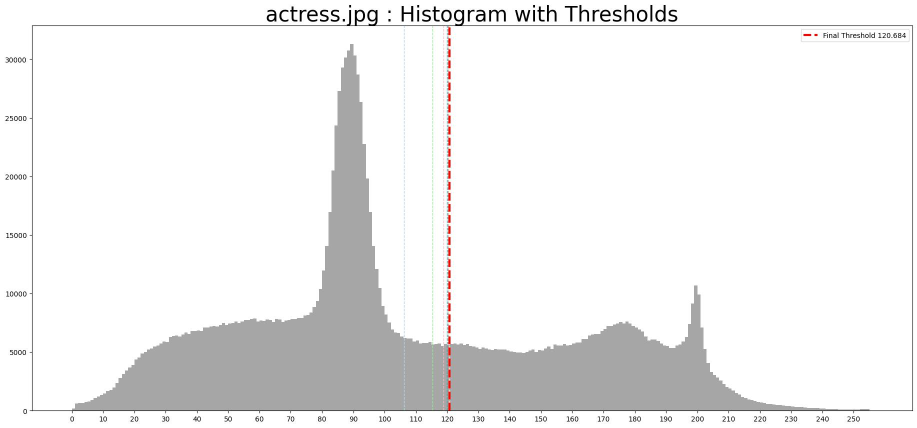
#> input picture inter-means-algorithm/histograms/actress_histogram.jpg, 1834 x 855 px, given as the content of the folder ./data/, which was not available (shown at 1/2 size)
$ python run.py
#> lines starting #> are read from the running program, lines starting #| are printed output that depends on the picture; after the words box and inside, x2 and y2 are one past the last pixel; in counts of white or black regions, pixels touching at a corner belong together; pictures that were not available may be replaced by others from this repository, and a replacement may not be noted
### inter-means-algorithm/algorithms.py
import cv2
import numpy as np
import matplotlib.pyplot as plt
from skimage.filters import threshold_isodata # used for auto mode only
import os

def find_inter_means_threshold(image,filename,plot = True):
    gray_image = cv2.cvtColor(image, cv2.COLOR_BGR2GRAY)

    threshold = np.mean(gray_image)

    thresholds = [threshold]
    while True:
        region1 = gray_image[gray_image <= threshold]
        region2 = gray_image[gray_image > threshold]

        mean1 = np.mean(region1) if len(region1) > 0 else 0
        mean2 = np.mean(region2) if len(region2) > 0 else 0

        new_threshold = (mean1 + mean2) / 2

        thresholds.append(new_threshold)
        if abs(threshold - new_threshold) < 1e-2:
            break

        threshold = new_threshold

    threshold = int(threshold)

    if plot=="True":
        directory = 'histograms'
        os.makedirs(directory, exist_ok=True)
        colors = [
        'lightblue',
        'lightgreen',
        'lightpink',
        'lightseagreen',
        'lightcoral',
        'lightyellow',
        'lightcyan',
        'lightsteelblue',
        'lightsalmon',
        'lightgray'
        ]

        plt.figure(figsize=(50, 10))
        plt.subplot(1, 2, 1)
        plt.hist(gray_image.ravel(), bins=256, range=(0, 256), color='gray', alpha=0.7)
        for i, t in enumerate(thresholds[:-1]):
            color = colors[i % len(colors)]
            plt.axvline(x=t, color=color, linestyle='--', linewidth=1)
        plt.axvline(x=thresholds[-1], color='r', linestyle='--', linewidth=3, label=f'Final Threshold {round(thresholds[-1],3)}')
        plt.legend()
        plt.title(f'{filename} : Histogram with Thresholds',fontsize=30)

        plt.xticks(range(0, 256, 10))
        plt.savefig(f'{directory}/{filename.split(".")[0]}_histogram.jpg', bbox_inches='tight')

    return threshold

def find_inter_means_threshold_scikit(image):
    image = cv2.cvtColor(image, cv2.COLOR_BGR2GRAY)
    threshold_value = threshold_isodata(image)
    return threshold_value

def segment_image(image, threshold):
    gray_image = cv2.cvtColor(image, cv2.COLOR_BGR2GRAY)
    segmented_image = (gray_image > threshold).astype(np.uint8) * 255
    return segmented_image

### inter-means-algorithm/utils.py
import os
import yaml
import cv2
from algorithms import find_inter_means_threshold,find_inter_means_threshold_scikit,segment_image

def load_config(file_path = "./config.yaml"):
    with open(file_path,"r") as f:
        config = yaml.load(f,Loader=yaml.FullLoader)
    return config

def process_image(image,filename,mode='manual',plot="True"):
    if mode=='auto':
        threshold = find_inter_means_threshold_scikit(image)
    else:
        threshold = find_inter_means_threshold(image,filename,plot)
    segmented_image = segment_image(image, threshold)
    return segmented_image

def write_image(image, filename, output_folder):
    output_filename = os.path.splitext(filename)[0] + '_segmented.jpg'
    output_path = os.path.join(output_folder, output_filename)
    cv2.imwrite(output_path, image)
    return image

### inter-means-algorithm/run.py
import cv2
import os
from utils import load_config,process_image,write_image
from matplotlib import pyplot as plt

config = load_config('./config.yaml')

input_folder = config['os']['input_folder']
output_folder = config['os']['output_folder']
output_folder_auto = config['os']['output_folder_auto']

os.makedirs(output_folder, exist_ok=True)
os.makedirs(output_folder_auto, exist_ok=True)
for filename in os.listdir(input_folder):
    if filename.endswith(tuple(config['image']['extensions'])):
        image = cv2.imread(os.path.join(input_folder, filename))
#> image is the input picture: shape (855, 1834, 3); mean B, G, R 238.9, 238.9, 239.2
        if image is not None:


            segmented_image_manual = process_image(image,filename,mode="manual",plot=config['display']['save_histogram'])
#> in find_inter_means_threshold, `threshold = np.mean(gray_image)`: threshold = 239
#> in find_inter_means_threshold, `thresholds = [threshold]`: thresholds = [239]
#> the loop in find_inter_means_threshold, `while True:` made 4 passes
#> (mean1, mean2, new_threshold, threshold) on passes 1 to 3: (158.1, 254.8, 206.4, 206.4), (156.2, 254.6, 205.4, 205.4), (156.2, 254.6, 205.4, 205.4)
#> (mean1, mean2, new_threshold) on pass 4: (156.2, 254.6, 205.4)
#> after the loop in find_inter_means_threshold, `while True:`: thresholds = [239, 206.4, 205.4, 205.4, 205.4]
#> in find_inter_means_threshold, `threshold = int(threshold)`: threshold = 205
#> the loop in find_inter_means_threshold, `for i, t in enumerate(thresholds[:-1]):` made 4 passes
#> (t, color) on passes 1 to 4: (239, 'lightblue'), (206.4, 'lightgreen'), (205.4, 'lightpink'), (205.4, 'lightseagreen')
#> in find_inter_means_threshold, `plt.savefig(f'{directory}/{filename.split(".")[0]}_histogram.jpg', bbo..`:
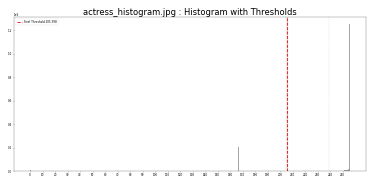
#> figure drawn by matplotlib, 1 panel; tallest bar 1249171 high, from x = 255 to 256
#> in segment_image, `segmented_image = (gray_image > threshold).astype(np.uint8) * 255`:
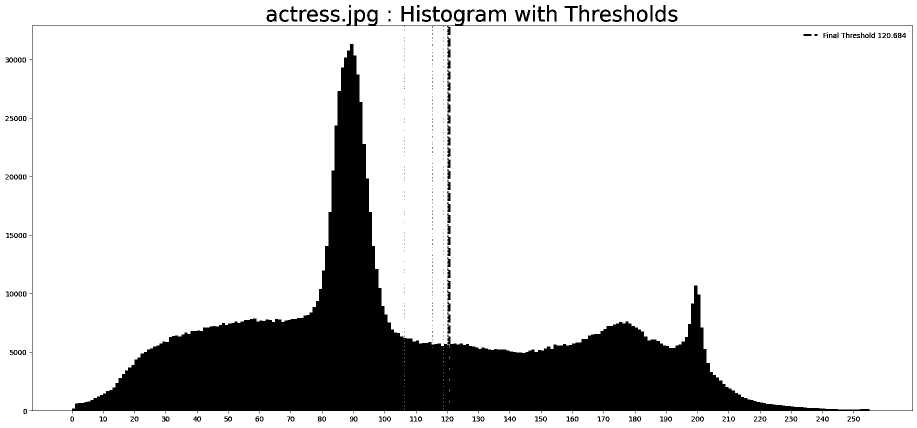
#> segmented_image: shape (855, 1834) (shown at 1/2 size); 84.2% white; 495 black regions (320 under 20 px), largest, box (x1, y1, x2, y2) and area: (59, 19, 1826, 827) 233891, (803, 12, 827, 43) 366, (978, 19, 1012, 43) 359
            write_image(image = segmented_image_manual, filename = os.path.splitext(filename)[0], output_folder = output_folder)

            segmented_image_auto = process_image(image,filename,mode="auto",plot=config['display']['save_histogram'])
#> in find_inter_means_threshold_scikit, `threshold_value = threshold_isodata(image)`: threshold_value = 135
#> call 2 of segment_image, with threshold = 135
#> in segment_image (call 2), `segmented_image = (gray_image > threshold).astype(np.uint8) * 255`:
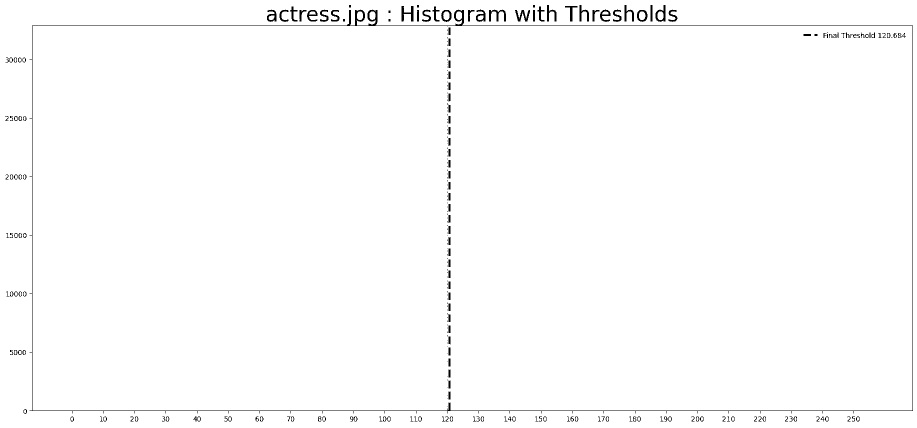
#> segmented_image: shape (855, 1834) (shown at 1/2 size); 98.9% white; 300 black regions (128 under 20 px), largest, box (x1, y1, x2, y2) and area: (59, 19, 1826, 827) 6308, (803, 12, 827, 43) 348, (978, 19, 1012, 43) 332
            write_image(image = segmented_image_auto, filename = os.path.splitext(filename)[0], output_folder = output_folder_auto)
            # Display images side by side
            images = [image, segmented_image_manual, segmented_image_auto]

            plt.clf()
            plot_titles = ["Original Image", "Processed Image", "Scikit Processed Image"]
            fig, axes = plt.subplots(1, 3, figsize=(12, 4))
            for i, ax in enumerate(axes):
                ax.imshow(cv2.cvtColor(images[i], cv2.COLOR_BGR2RGB))
                ax.set_title(plot_titles[i])
                ax.axis('off')
#> this loop made 3 passes


            plt.tight_layout()
            plt.show()
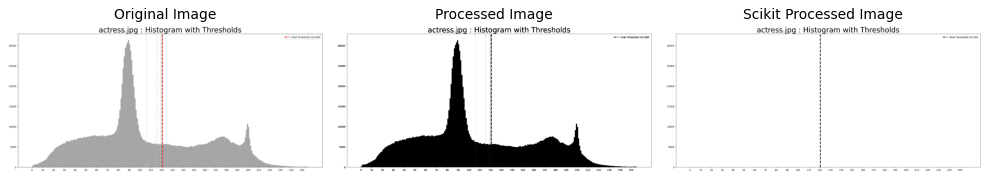
#> figure drawn by matplotlib, 3 panels

$ run again, on inter-means-algorithm/histograms/camera_histogram.jpg
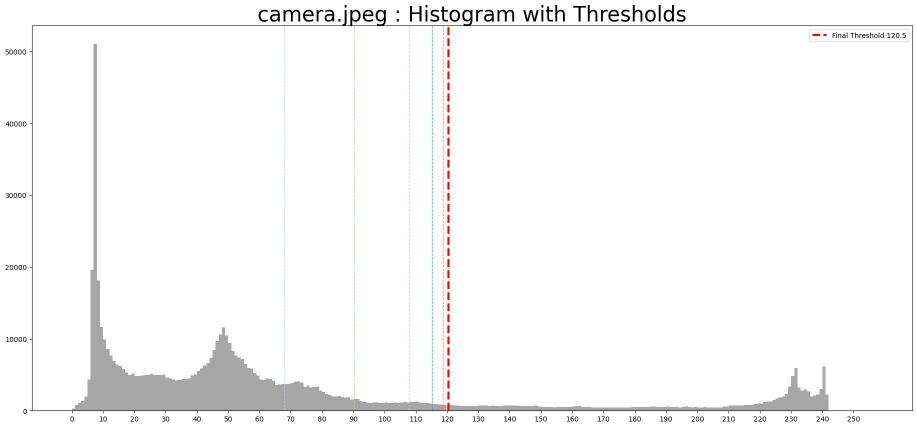
#> input picture inter-means-algorithm/histograms/camera_histogram.jpg, 1834 x 855 px, given as the content of the folder ./data/, which was not available (shown at 1/2 size)
#> image is the input picture: shape (855, 1834, 3); mean B, G, R 248.3, 248.3, 248.6
#> in find_inter_means_threshold, `threshold = np.mean(gray_image)`: threshold = 248.4
#> in find_inter_means_threshold, `thresholds = [threshold]`: thresholds = [248.4]
#> the loop in find_inter_means_threshold, `while True:` made 5 passes
#> (mean1, mean2, new_threshold, threshold) on passes 1 to 4: (163.3, 254.9, 209.1, 209.1), (136.4, 254.6, 195.5, 195.5), (135.3, 254.5, 194.9, 194.9), (135.2, 254.5, 194.9, 194.9)
#> after the loop in find_inter_means_threshold, `while True:`: thresholds = [248.4, 209.1, 195.5, 194.9, 194.9, 194.9]
#> in find_inter_means_threshold, `threshold = int(threshold)`: threshold = 194
#> the loop in find_inter_means_threshold, `for i, t in enumerate(thresholds[:-1]):` made 5 passes
#> (t, color) on passes 1 to 5: (248.4, 'lightblue'), (209.1, 'lightgreen'), (195.5, 'lightpink'), (194.9, 'lightseagreen'), (194.9, 'lightcoral')
#> in segment_image, `segmented_image = (gray_image > threshold).astype(np.uint8) * 255`:
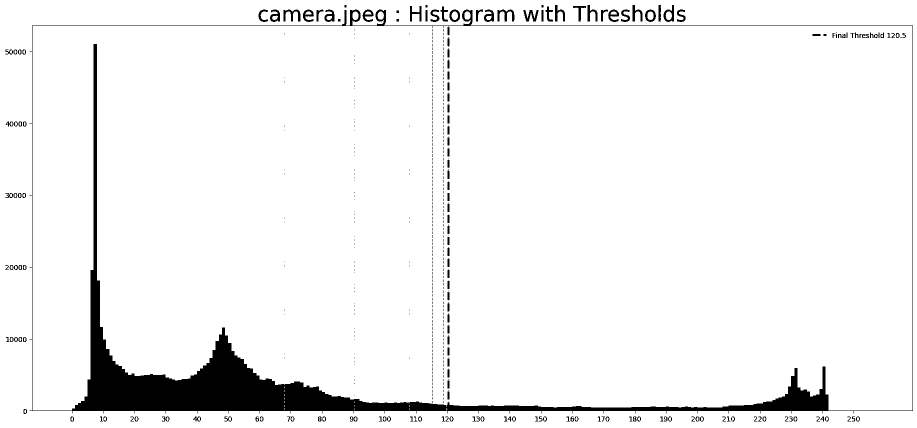
#> segmented_image: shape (855, 1834) (shown at 1/2 size); 94.9% white; 486 black regions (312 under 20 px), largest, box (x1, y1, x2, y2) and area: (59, 19, 1826, 827) 66259, (995, 19, 1029, 43) 373, (567, 19, 601, 43) 366
#> threshold_value = 139
#> segmented_image: shape (855, 1834); 98.8% white; 332 black regions (165 under 20 px), largest, box (x1, y1, x2, y2) and area: (59, 19, 1826, 827) 6318, (995, 19, 1028, 43) 333, (567, 19, 600, 43) 319
#> the loop `for i, ax in enumerate(axes):` made 3 passes
#> `plt.show()`:
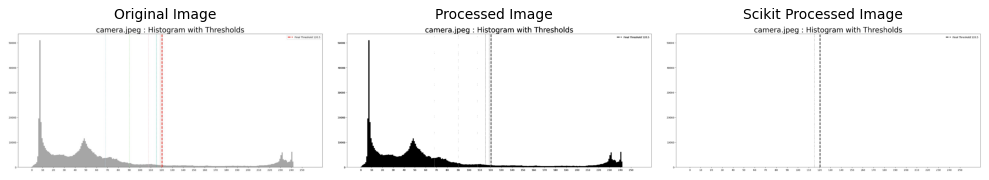
#> figure drawn by matplotlib, 3 panels

$ run again, on inter-means-algorithm/histograms/tree_histogram.jpg
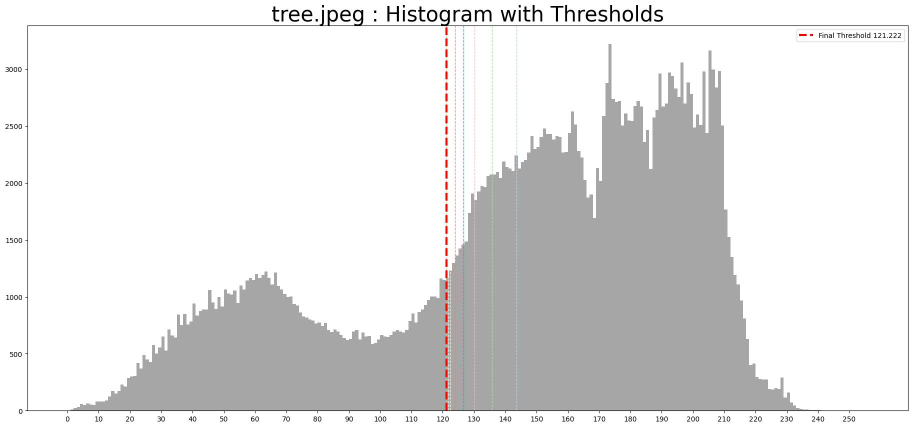
#> input picture inter-means-algorithm/histograms/tree_histogram.jpg, 1826 x 855 px, given as the content of the folder ./data/, which was not available (shown at 1/2 size)
#> image is the input picture: shape (855, 1826, 3); mean B, G, R 227.1, 227.2, 227.4
#> in find_inter_means_threshold, `threshold = np.mean(gray_image)`: threshold = 227.2
#> in find_inter_means_threshold, `thresholds = [threshold]`: thresholds = [227.2]
#> the loop in find_inter_means_threshold, `while True:` made 3 passes
#> (mean1, mean2, new_threshold, threshold) on passes 1 to 2: (161.2, 254.6, 207.9, 207.9), (160.9, 254.5, 207.7, 207.7)
#> after the loop in find_inter_means_threshold, `while True:`: thresholds = [227.2, 207.9, 207.7, 207.7]
#> in find_inter_means_threshold, `threshold = int(threshold)`: threshold = 207
#> the loop in find_inter_means_threshold, `for i, t in enumerate(thresholds[:-1]):` made 3 passes
#> (t, color) on passes 1 to 3: (227.2, 'lightblue'), (207.9, 'lightgreen'), (207.7, 'lightpink')
#> in segment_image, `segmented_image = (gray_image > threshold).astype(np.uint8) * 255`:
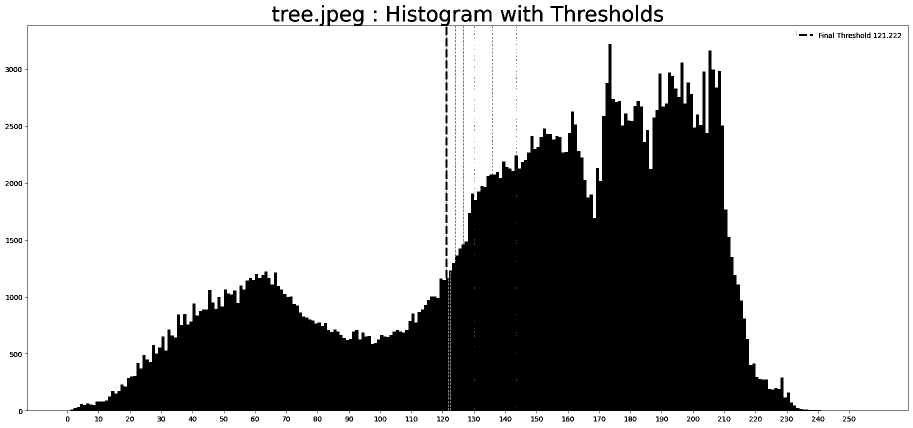
#> segmented_image: shape (855, 1826) (shown at 1/2 size); 70.8% white; 400 black regions (240 under 20 px), largest, box (x1, y1, x2, y2) and area: (50, 19, 1818, 827) 442052, (949, 19, 983, 43) 387, (774, 12, 798, 43) 366
#> threshold_value = 127
#> segmented_image: shape (855, 1826); 98.9% white; 231 black regions (73 under 20 px), largest, box (x1, y1, x2, y2) and area: (50, 19, 1817, 827) 6282, (950, 20, 983, 43) 313, (1002, 20, 1032, 43) 306
#> the loop `for i, ax in enumerate(axes):` made 3 passes
#> `plt.show()`:
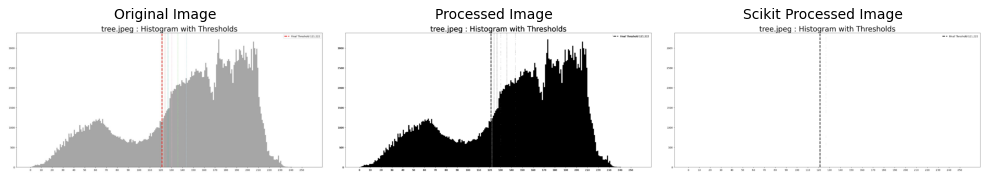
#> figure drawn by matplotlib, 3 panels
